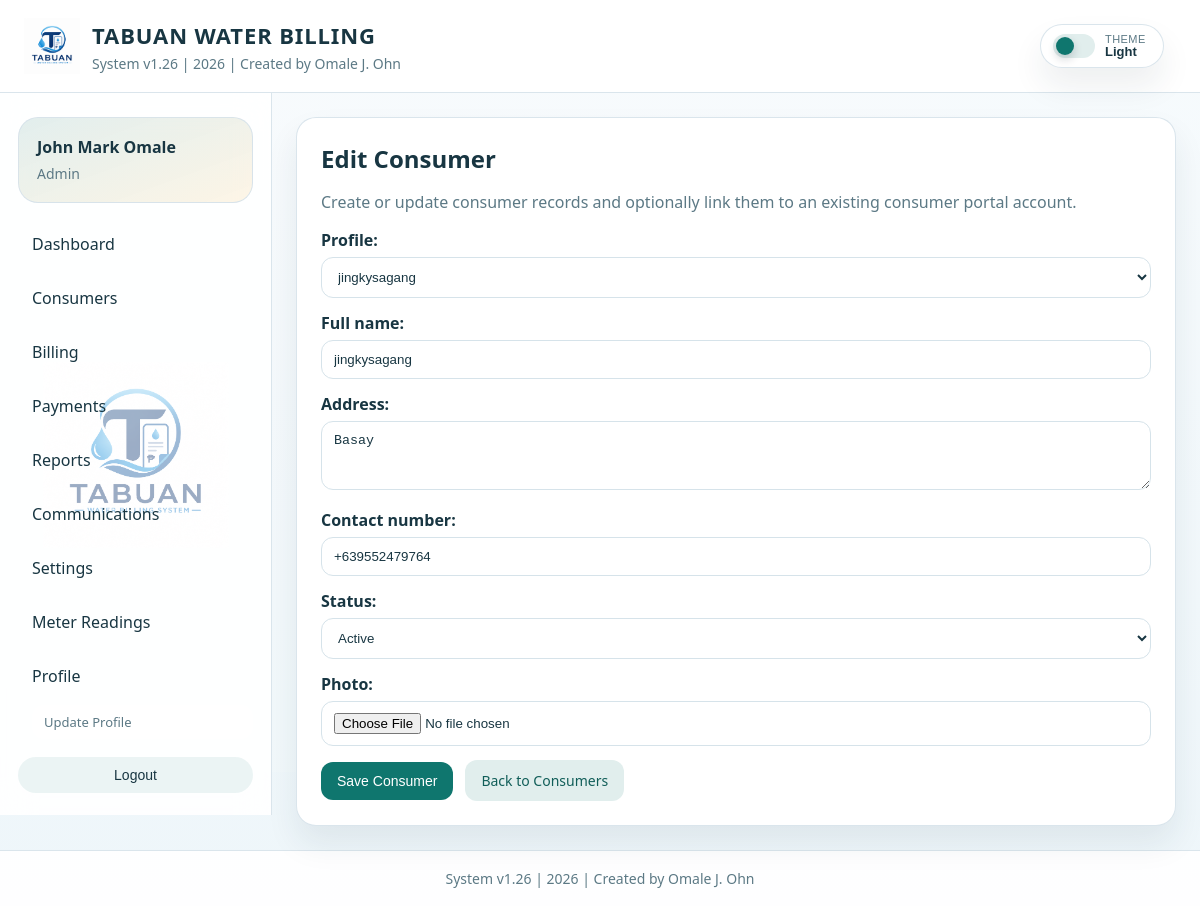
The page /consumers/7/edit/ (signed in) on the database as committed earlier.
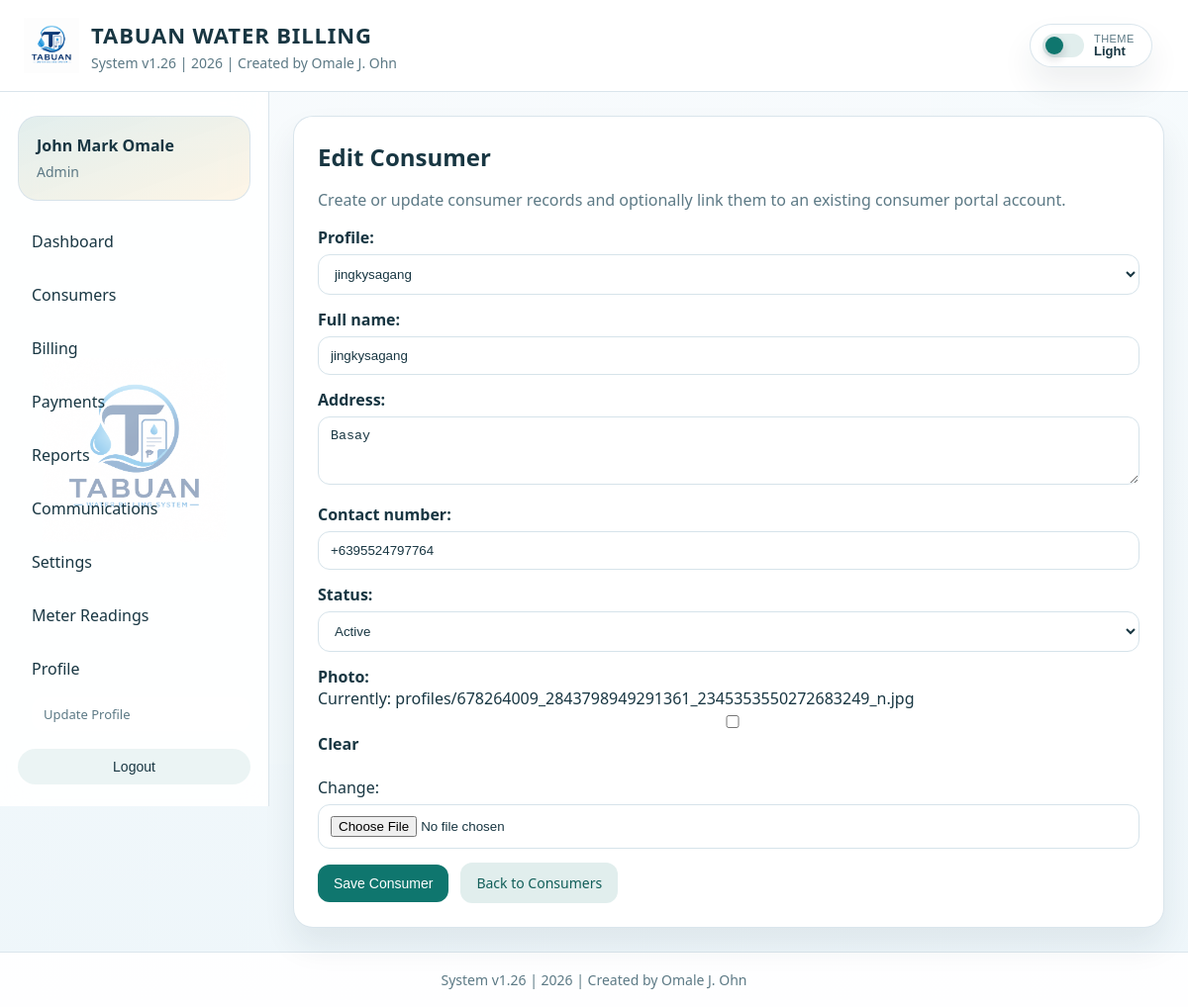
The same page on the database as committed later.
### billing/models.py (models this page shows, shortened)
class Consumer(models.Model):
    class Statuses(models.TextChoices):
        ACTIVE = 'active', 'Active'
        INACTIVE = 'inactive', 'Inactive'
    profile = models.OneToOneField(
        ConsumerProfile,
        on_delete=models.SET_NULL,
        null=True,
        blank=True,
        related_name='consumer_record',
    )
    full_name = models.CharField(max_length=255)
    address = models.TextField(blank=True)
    contact_number = models.CharField(max_length=50, blank=True)
    status = models.CharField(max_length=20, choices=Statuses.choices, default=Statuses.ACTIVE)
    photo = models.ImageField(upload_to='consumers/', blank=True, null=True)
    created_at = models.DateTimeField(auto_now_add=True)

### billing/views.py (the view)
# urls.py: path('consumers/<int:consumer_id>/edit/', views.edit_consumer, name='edit_consumer'),
@role_required(ConsumerProfile.Roles.ADMIN)
def edit_consumer(request, consumer_id):
    consumer = get_object_or_404(Consumer, pk=consumer_id)
    if request.method == 'POST':
        form = ConsumerForm(request.POST, request.FILES, instance=consumer)
        if form.is_valid():
            form.save()
            messages.success(request, 'Consumer updated successfully.')
            return redirect('consumers')
    else:
        form = ConsumerForm(instance=consumer)
    return render(request, 'billing/add_consumer.html', {'form': form, 'page_title': 'Edit Consumer'})

### billing/forms.py (shortened to what this page needs)
class ConsumerForm(forms.ModelForm):
    class Meta:
        model = Consumer
        fields = ['profile', 'full_name', 'address', 'contact_number', 'status', 'photo']
        widgets = {
            'address': forms.Textarea(attrs={'rows': 3}),
        }
    def __init__(self, *args, **kwargs):
        super().__init__(*args, **kwargs)
        available_profiles = ConsumerProfile.objects.filter(role=ConsumerProfile.Roles.CONSUMER).exclude(
            consumer_record__isnull=False
        )
        if self.instance.pk and self.instance.profile_id:
            available_profiles = ConsumerProfile.objects.filter(pk=self.instance.profile_id) | available_profiles
        self.fields['profile'].queryset = available_profiles.order_by('full_name')
        self.fields['profile'].required = False

### billing/models.py (called while the page is built)
    def __str__(self):
        return self.full_name or self.user.username

### billing/permissions.py (called while the page is built)
def get_user_profile(user, create=False):
    if create:
        return ensure_user_profile(user)
    if not getattr(user, 'is_authenticated', False):
        return None
    return ConsumerProfile.objects.filter(user=user).first()

### templates/billing/add_consumer.html (shortened to what this page needs)
{% extends 'base.html' %}
{% block content %}
<section class="page-wrap">
    <div class="form-card">
        <h2 class="page-title">{{ page_title }}</h2>
        <p class="muted">Create or update consumer records and optionally link them to an existing consumer portal account.</p>
        <form method="post" enctype="multipart/form-data">
            {{ form.as_p }}
            <div class="btn-row">
                <button type="submit" class="btn">Save Consumer</button>
                <a href="{% url 'consumers' %}" class="btn secondary">Back to Consumers</a>
            </div>
        </form>
    </div>
</section>
{% endblock %}

Rows that differ between the two databases and show on the page:
changed Consumer "jingkysagang": contact_number "+639552479764" → "+6395524797764"
Other text that changed with them:
form field as_p: (not shown) → "☐"
text no longer shown: "Profile: Full name: Address: Contact number: Status: Photo:"
text now shown: "Profile: Full name: Address: Contact number: Status: Photo: Currently: profiles/678264009_2843798949291361_2345353550272683249_n.jpg Clear Change:"
